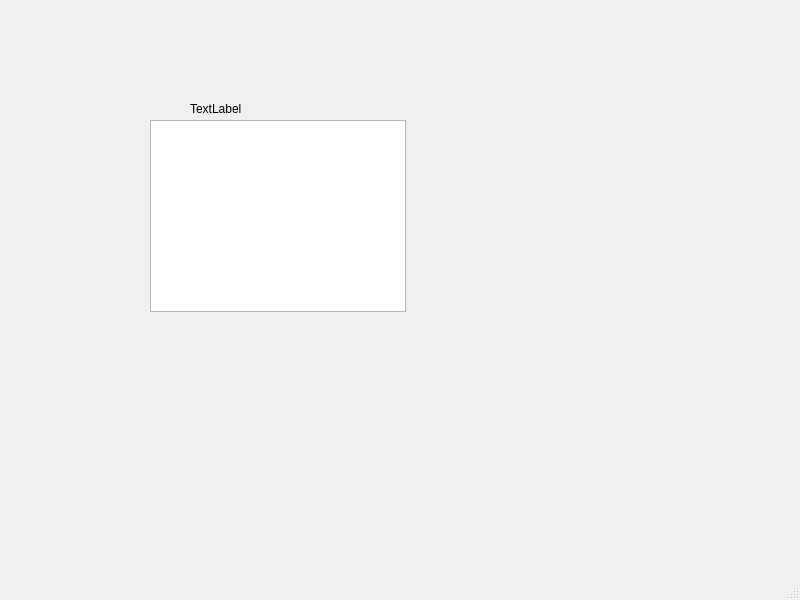
<?xml version="1.0" encoding="UTF-8"?>
<ui version="4.0">
 <class>MainWindow</class>
 <widget class="QMainWindow" name="MainWindow">
  <property name="geometry">
   <rect>
    <x>0</x>
    <y>0</y>
    <width>800</width>
    <height>600</height>
   </rect>
  </property>
  <property name="windowTitle">
   <string>MainWindow</string>
  </property>
  <widget class="QWidget" name="centralwidget">
   <widget class="QListView" name="listView">
    <property name="geometry">
     <rect>
      <x>150</x>
      <y>120</y>
      <width>256</width>
      <height>192</height>
     </rect>
    </property>
   </widget>
   <widget class="QLabel" name="labelInfo">
    <property name="geometry">
     <rect>
      <x>190</x>
      <y>100</y>
      <width>400</width>
      <height>18</height>
     </rect>
    </property>
    <property name="text">
     <string>TextLabel</string>
    </property>
   </widget>
  </widget>
  <widget class="QMenuBar" name="menubar">
   <property name="geometry">
    <rect>
     <x>0</x>
     <y>0</y>
     <width>800</width>
     <height>23</height>
    </rect>
   </property>
  </widget>
  <widget class="QStatusBar" name="statusbar"/>
 </widget>
 <resources/>
 <connections/>
</ui>
